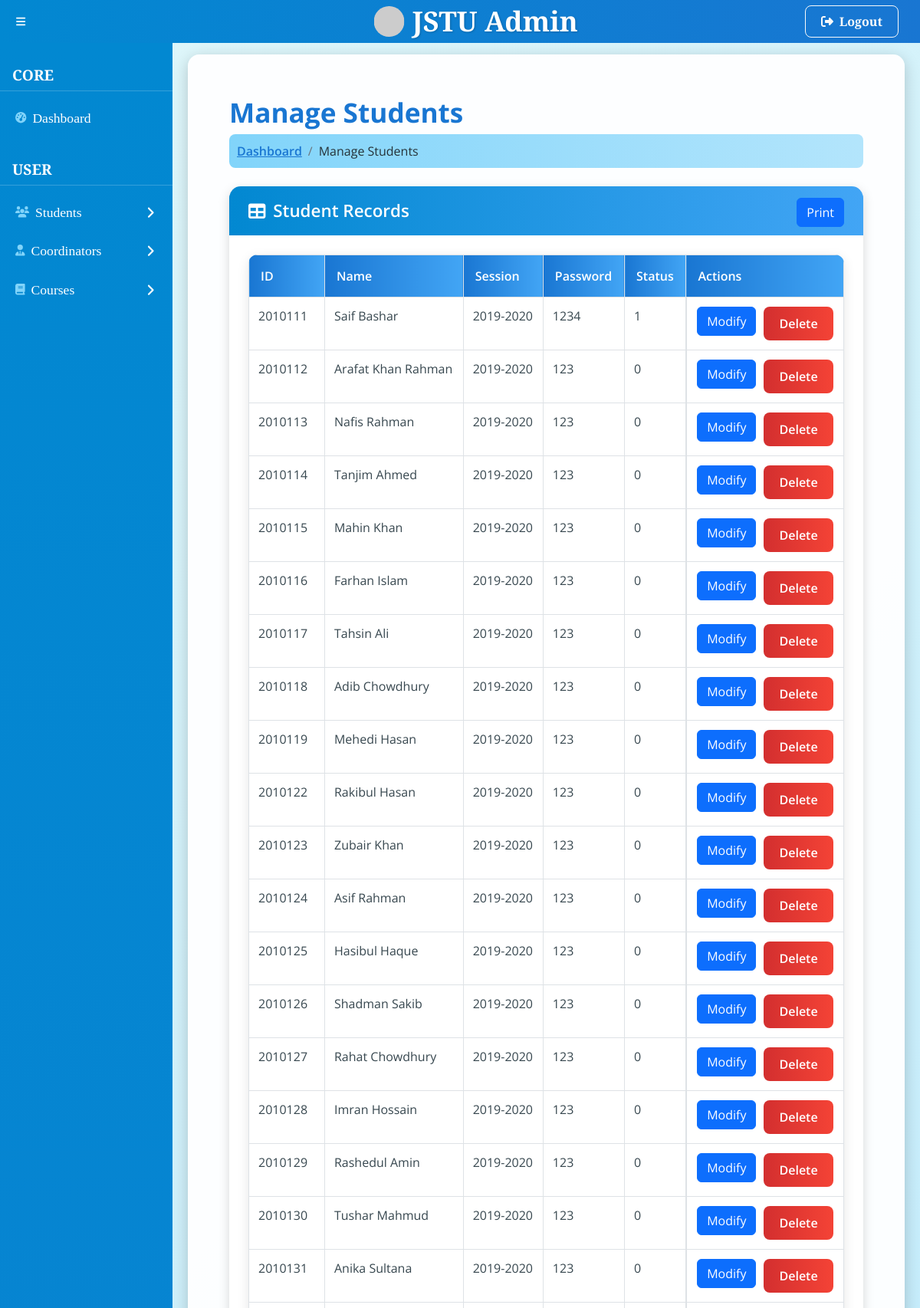
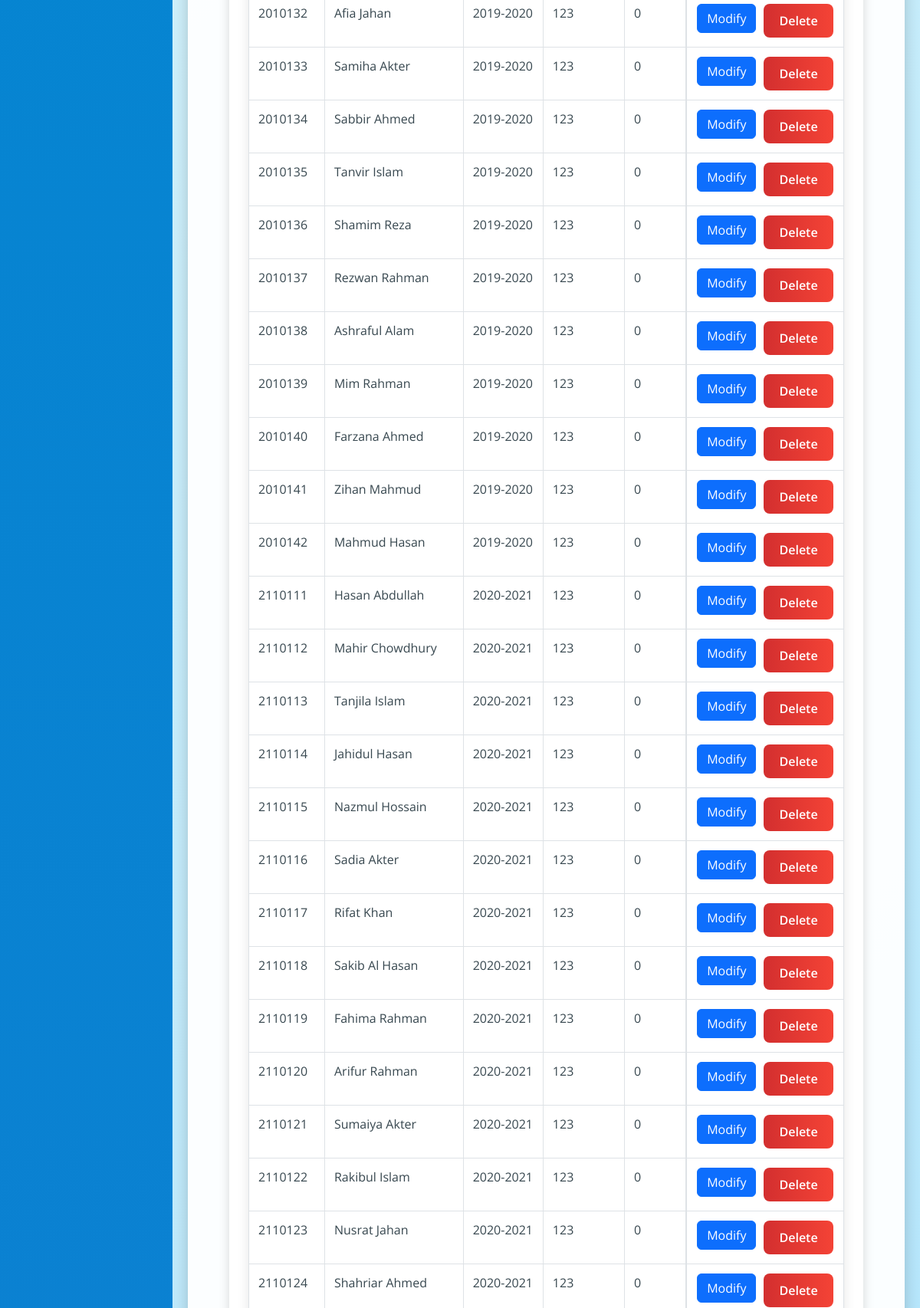
/user/superadmin/manage_students.php (upper part), run on the app's committed database (2 pictures, top to bottom).
### tables this page shows
CREATE TABLE `students` (
  `id` int(11) NOT NULL,
  `password` varchar(255) NOT NULL,
  `name` varchar(255) NOT NULL,
  `session` varchar(255) NOT NULL,
  `status` int(11) DEFAULT 0
);

### user/superadmin/manage_students.php (the view, shortened to what this page needs)
<?php
include('../../includes/config.php');
try {
    $sql = "SELECT id, name, session, password, status FROM students";
    $stmt = $pdo->query($sql);
    $students = $stmt->fetchAll(PDO::FETCH_ASSOC);
} catch (PDOException $e) {
    $error = "Error fetching data: " . htmlspecialchars($e->getMessage());
}
?>
<!DOCTYPE html>
<html lang="en">
<head>
    <link href="https://cdn.jsdelivr.net/npm/simple-datatables@7.1.2/dist/style.min.css" rel="stylesheet" />
    <link href="css/styles.css" rel="stylesheet" />
</head>
<body>
    <?php include("header.php"); ?>
    <div id="layoutSidenav">
        <?php include("layout_nav.php"); ?>
        <div id="layoutSidenav_content">
            <main class="results-view-main">
                <div class="container-fluid px-4">
                    <h1 class="mt-4">Manage Students</h1>
                    <ol class="breadcrumb mb-4">
                        <li class="breadcrumb-item"><a href="./admin_dashboard.php">Dashboard</a></li>
                        <li class="breadcrumb-item active">Manage Students</li>
                    </ol>
                    <div class="results-view-card">
                        <div class="card-header">
                            <i class="fas fa-table me-1"></i>
                            Student Records
                            <button id="printButton" class="btn btn-primary" style="float: right;">Print</button>
                        </div>
                        <div class="card-body">
                            <table class="table table-bordered results-view-table" id="datatablesSimple">
                                <thead>
                                    <tr>
                                        <th>ID</th>
                                        <th>Name</th>
                                        <th>Session</th>
                                        <th>Password</th>
                                        <th>Status</th>
                                        <th>Actions</th>
                                    </tr>
                                </thead>
                                <tbody>
                                    <?php
                                    if (isset($students) && !empty($students)) {
                                        foreach ($students as $row) {
                                            echo "<tr>
                                                <td>" . htmlspecialchars($row["id"]) . "</td>
                                                <td>" . htmlspecialchars($row["name"]) . "</td>
                                                <td>" . htmlspecialchars($row["session"]) . "</td>
                                                <td>" . htmlspecialchars($row["password"]) . "</td>
                                                <td>" . htmlspecialchars($row["status"]) . "</td>
                                                <td class='actions'>
                                                    <form action='modify_student.php' method='GET' style='display:inline;'>
                                                        <input type='hidden' name='id' value='" . htmlspecialchars($row["id"]) . "'>
                                                        <button type='submit' class='btn btn-primary'>Modify</button>
                                                    </form>
                                                    <form action='delete_student.php' method='POST' style='display:inline;' onsubmit='return confirm(\"Are you sure you want to delete this student?\");'>
                                                        <input type='hidden' name='id' value='" . htmlspecialchars($row["id"]) . "'>
                                                        <button type='submit' class='btn btn-danger'>Delete</button>
                                                    </form>
                                                </td>
                                            </tr>";
                                        }
                                    } else {
                                        echo "<tr><td colspan='6'>" . (isset($error) ? $error : "No data found") . "</td></tr>";
                                    }
                                    ?>
                                </tbody>
                            </table>
                        </div>
                    </div>
                </div>
            </main>
        </div>
    </div>
</body>
</html>

### user/superadmin/manage_students.php (style rules this page uses)
body { font-family: 'Open Sans', sans-serif; background: linear-gradient(135deg, #e0f7fa, #b3e5fc, #e8eaf6); color: #263238; }
h1 { font-family: 'Open Sans', sans-serif; font-weight: 700; color: #1976d2; font-size: 2.2em; }
.results-view-main { padding: 30px; background: rgba(255, 255, 255, 0.95); border-radius: 15px; box-shadow: 0 5px 20px rgba(0, 0, 0, 0.2); margin: 15px 20px; max-width: 1100px; }
.results-view-card { border-radius: 15px; box-shadow: 0 5px 15px rgba(0, 0, 0, 0.15); background: #ffffff; margin-bottom: 25px; transition: transform 0.3s ease, box-shadow 0.3s ease; }
.results-view-card .card-header { background: linear-gradient(90deg, #0288d1, #42a5f5); color: #fff; border-radius: 15px 15px 0 0; padding: 15px 25px; font-family: 'Open Sans', sans-serif; font-weight: 600; font-size: 1.4em; }
.results-view-card .card-body { padding: 25px; }
.btn-danger { background: linear-gradient(90deg, #d32f2f, #f44336); border: none; border-radius: 8px; padding: 10px 20px; font-family: 'Open Sans', sans-serif; font-weight: 600; font-size: 1em; color: #fff; transition: background 0.3s ease, transform 0.3s ease; }
.results-view-table { background: #fff; border-radius: 12px; overflow: hidden; box-shadow: 0 4px 15px rgba(0, 0, 0, 0.1); width: 100%; }
.results-view-table thead th { background: linear-gradient(90deg, #1976d2, #42a5f5); color: #fff; font-family: 'Open Sans', sans-serif; font-weight: 600; padding: 15px; font-size: 1em; }
.results-view-table tbody tr { transition: background 0.3s ease; }
.results-view-table tbody td { font-family: 'Open Sans', sans-serif; padding: 12px; color: #37474f; font-size: 1em; }
.results-view-table .actions { display: flex; justify-content: center; gap: 10px; flex-wrap: nowrap; }
.breadcrumb { background: linear-gradient(90deg, #81d4fa, #b3e5fc); border-radius: 8px; padding: 10px; }
.breadcrumb-item a { color: #1976d2; font-weight: 600; }
.breadcrumb-item.active { color: #263238; }

### data on the page
students: id "2010111", name "Saif Bashar", session "2019-2020", password "1234", status "1"
students: id "2010112", name "Arafat Khan Rahman", session "2019-2020", password "123", status "0"
students: id "2010113", name "Nafis Rahman", session "2019-2020", password "123", status "0"
students: id "2010114", name "Tanjim Ahmed", session "2019-2020", password "123", status "0"
students: id "2010115", name "Mahin Khan", session "2019-2020", password "123", status "0"
students: id "2010116", name "Farhan Islam", session "2019-2020", password "123", status "0"
students: id "2010117", name "Tahsin Ali", session "2019-2020", password "123", status "0"
students: id "2010118", name "Adib Chowdhury", session "2019-2020", password "123", status "0"
students: id "2010119", name "Mehedi Hasan", session "2019-2020", password "123", status "0"
students: id "2010122", name "Rakibul Hasan", session "2019-2020", password "123", status "0"
students: id "2010123", name "Zubair Khan", session "2019-2020", password "123", status "0"
students: id "2010124", name "Asif Rahman", session "2019-2020", password "123", status "0"
students: id "2010125", name "Hasibul Haque", session "2019-2020", password "123", status "0"
students: id "2010126", name "Shadman Sakib", session "2019-2020", password "123", status "0"
students: id "2010127", name "Rahat Chowdhury", session "2019-2020", password "123", status "0"
students: id "2010128", name "Imran Hossain", session "2019-2020", password "123", status "0"
students: id "2010129", name "Rashedul Amin", session "2019-2020", password "123", status "0"
students: id "2010130", name "Tushar Mahmud", session "2019-2020", password "123", status "0"
students: id "2010131", name "Anika Sultana", session "2019-2020", password "123", status "0"
students: id "2010132", name "Afia Jahan", session "2019-2020", password "123", status "0"
students: id "2010133", name "Samiha Akter", session "2019-2020", password "123", status "0"
students: id "2010134", name "Sabbir Ahmed", session "2019-2020", password "123", status "0"
students: id "2010135", name "Tanvir Islam", session "2019-2020", password "123", status "0"
students: id "2010136", name "Shamim Reza", session "2019-2020", password "123", status "0"
students: id "2010137", name "Rezwan Rahman", session "2019-2020", password "123", status "0"
students: id "2010138", name "Ashraful Alam", session "2019-2020", password "123", status "0"
students: id "2010139", name "Mim Rahman", session "2019-2020", password "123", status "0"
students: id "2010140", name "Farzana Ahmed", session "2019-2020", password "123", status "0"
students: id "2010141", name "Zihan Mahmud", session "2019-2020", password "123", status "0"
students: id "2010142", name "Mahmud Hasan", session "2019-2020", password "123", status "0"
students: id "2110111", name "Hasan Abdullah", session "2020-2021", password "123", status "0"
students: id "2110112", name "Mahir Chowdhury", session "2020-2021", password "123", status "0"
students: id "2110113", name "Tanjila Islam", session "2020-2021", password "123", status "0"
students: id "2110114", name "Jahidul Hasan", session "2020-2021", password "123", status "0"
students: id "2110115", name "Nazmul Hossain", session "2020-2021", password "123", status "0"
students: id "2110116", name "Sadia Akter", session "2020-2021", password "123", status "0"
students: id "2110117", name "Rifat Khan", session "2020-2021", password "123", status "0"
students: id "2110118", name "Sakib Al Hasan", session "2020-2021", password "123", status "0"
students: id "2110119", name "Fahima Rahman", session "2020-2021", password "123", status "0"
students: id "2110120", name "Arifur Rahman", session "2020-2021", password "123", status "0"
students: id "2110121", name "Sumaiya Akter", session "2020-2021", password "123", status "0"
students: id "2110122", name "Rakibul Islam", session "2020-2021", password "123", status "0"
students: id "2110123", name "Nusrat Jahan", session "2020-2021", password "123", status "0"
students: id "2110124", name "Shahriar Ahmed", session "2020-2021", password "123", status "0"
